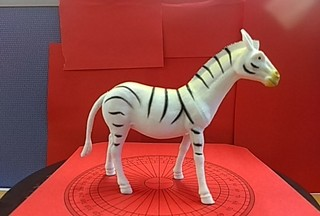
#> input picture web/app/data/zebra/photos/1.jpg, 320 x 216 px, given in place of 1.png, which was not available
$ python make_sample_strokes.py ../web/app/data/zebra/photos/1.jpg out.png
#> lines starting #> are read from the running program, lines starting #| are printed output that depends on the picture; after the words box and inside, x2 and y2 are one past the last pixel; in counts of white or black regions, pixels touching at a corner belong together
### src/recon3d/data.py
"""Local dataset loading (needs Pillow; not used in the browser, where JS decodes the PNGs)."""
from __future__ import annotations

import numpy as np

from .silhouette import imclose
from .solver import imnoise_salt_pepper

# the 6x6 structuring element from the loader's ground-truth closing
GT_CLOSE = np.array([[0, 0, 1, 1, 0, 0],
                     [0, 1, 1, 1, 1, 0],
                     [1, 1, 1, 1, 1, 1],
                     [0, 1, 1, 1, 1, 0],
                     [0, 0, 1, 1, 0, 0]], dtype=bool)


def gt_mask_from_gray(gray):
    """`im_gt(im_gt>0)=1; imclose(im_gt, SE)`: closed binary mask as float."""
    return imclose(gray > 0, GT_CLOSE).astype(float)


def load_gray(path):
    """MATLAB imread of a gray(+alpha) PNG returns just the gray plane."""
#> called with path = '../web/app/data/zebra/photos/1.jpg/1.png'
    from PIL import Image  # only needed for local loading, not in the browser

    im = Image.open(path)
#> im is the input picture: PIL image 320x216 RGB; mean R, G, B 160.3, 68.7, 64.5
    a = np.asarray(im)
    return a[:, :, 0] if a.ndim == 3 else a
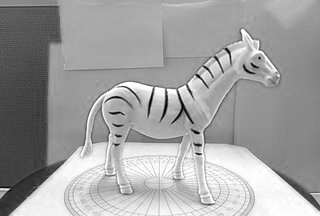
#> returned value: shape (216, 320); min 0, max 255, mean 160.3


# [10 lines left out: function load_trace_dataset, not called in this run]

### src/recon3d/silhouette.py
"""Silhouettes, visibility and image statistics.

Ports get_mask.m, project_phi_to_image.m and get_image_stat.m, plus the MATLAB-style
morphology they rely on (imclose / imerode border handling, strel('disk', n)).
Pixel flat indices are Fortran-order (y + rows * x), like MATLAB's sub2ind([row col], y, x).
"""
from __future__ import annotations

import numpy as np
from scipy import ndimage
from scipy.spatial import cKDTree


class Disk:
    """Octagonal structuring element standing in for MATLAB's strel('disk', R).

    MATLAB builds its disk from line segments, which makes it an octagon. Here it is the set
    {|dx| <= R, |dy| <= R, |dx|+|dy| <= L} with L = round(R * sqrt(2)); that reproduces the
    known neighbourhoods for R=3 and R=4. Whether R=6 matches exactly has to be confirmed
    against a MATLAB fixture (see docs/matlab-architecture.md).

    When the octagon is a Minkowski sum of a horizontal, a vertical and two diagonal
    segments, `segments` holds them, and dilation/erosion run as a few array shifts
    instead of a scan of the whole neighbourhood. Results are identical (tested).
    """

    # [11 lines left out: function __init__, not called in this run]


def disk(radius: int) -> Disk:
    return Disk(radius)


def _arr(nhood):
    return nhood.arr if isinstance(nhood, Disk) else nhood


def _reach(nhood):
    return nhood.reach if isinstance(nhood, Disk) else max(nhood.shape) // 2 + 1


# [21 lines left out: functions _shifted, _segment_op, not called in this run]


def _crop(mask, pad):
    """Bounding box of the True pixels, grown by `pad` and clipped to the image.

    Running morphology on the crop gives the same result as on the whole image whenever
    pad > the structuring element's reach. Where the crop touches the image edge the MATLAB
    border rule still applies, because the crop edge is the image edge.
    """
#> called with pad = 10
    rows = np.flatnonzero(mask.any(axis=1))
#> rows = 216 values from 0 to 215
    if rows.size == 0:
        return None
    cols = np.flatnonzero(mask.any(axis=0))
#> cols = 320 values from 0 to 319
    r, c = mask.shape
#> r = 216; c = 320
    return (slice(max(rows[0] - pad, 0), min(rows[-1] + pad + 1, r)),
            slice(max(cols[0] - pad, 0), min(cols[-1] + pad + 1, c)))


def _morph(a, nhood, dilate):
    if isinstance(nhood, Disk) and nhood.segments is not None:
        # Pad by the full reach with the border value first: intermediate steps must see
        # the true values just outside the image, not a constant, or edges come out wrong.
        r = nhood.reach
        a = np.pad(a, r, mode="constant", constant_values=not dilate)
        for dy, dx, half in nhood.segments:
            a = _segment_op(a, dy, dx, half, dilate)
        return a[r:-r, r:-r]
    if dilate:
        return ndimage.binary_dilation(a, structure=_arr(nhood), border_value=0)
    return ndimage.binary_erosion(a, structure=_arr(nhood), border_value=1)


# [15 lines left out: functions imerode, imdilate, not called in this run]


def imclose(mask, nhood):
    sl = _crop(mask, 2 * _reach(nhood) + 2)
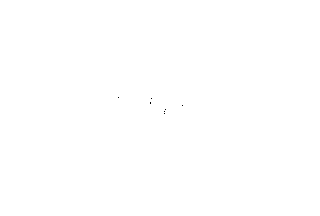
#> mask: shape (216, 320) bool; 100% white; black in thin lines or dots, all inside (x1, y1, x2, y2) = (118, 97, 183, 114)
    out = np.zeros_like(mask)
    if sl is not None:
        out[sl] = _morph(_morph(mask[sl], nhood, dilate=True), nhood, dilate=False)
#> in _morph, `return ndimage.binary_dilation(a, structure=_arr(nhood), border_value=0)`: returned value: shape (216, 320) bool; every value is 1
    return out


# [5 lines left out: function get_mask, not called in this run]


def silhouette_band(mask, nhood):
    """|mask - erode(mask)| (the thick edge band used by project_phi_to_image)."""
    return mask != imerode(mask, nhood)


# [162 lines left out: functions project_phi_to_image, get_image_stat, smooth_outline, image_histograms, bhattacharyya_tables, not called in this run]

### scripts/make_sample_strokes.py
"""Generate sample stroke sets for the sentinel dataset (dataset25 photos / dataset_sentinel_gt).

The strokes imitate what a careful user would draw, using the ground-truth silhouettes only to
decide where:
  - inside strokes follow the object's long axes, kept at least 4 px away from its edge;
  - outside strokes run across clear background, at least 14 px away from the object.

In these sample files `iter` is an offset: 0 means "at the moment the sample is plugged in".

  python scripts/make_sample_strokes.py [gt_dir] [out_dir]
"""
import json, os, sys

sys.path.insert(0, os.path.join(os.path.dirname(__file__), "..", "src"))
import numpy as np
from scipy import ndimage

from recon3d.data import gt_mask_from_gray, load_gray

HERE = os.path.dirname(os.path.abspath(__file__))
GT = sys.argv[1] if len(sys.argv) > 1 else os.path.join(HERE, "..", "web", "app", "data", "gt")
OUT = sys.argv[2] if len(sys.argv) > 2 else os.path.join(HERE, "..", "web", "app", "data", "strokes")
N, SIZE = 36, 6
EDGE_IN, EDGE_OUT, STEP = 4, 14, 7


def runs(flags):
    """Contiguous True runs of a 1D boolean array as (start, stop)."""
    d = np.diff(np.concatenate([[0], flags.astype(int), [0]]))
    return list(zip(np.flatnonzero(d == 1), np.flatnonzero(d == -1)))


def polyline(points):
    return [[round(float(x), 1), round(float(y), 1)] for x, y in points]


def inside_strokes(mask, din):
    out = []
    lab, n = ndimage.label(mask)
    comps = sorted(range(1, n + 1), key=lambda k: -(lab == k).sum())[:2]
    for k in comps:
        ys, xs = np.nonzero(lab == k)
        if len(xs) < 300:
            continue
        c = np.array([xs.mean(), ys.mean()])
        _, vecs = np.linalg.eigh(np.cov(np.stack([xs, ys])))
        for axis in (vecs[:, 1], vecs[:, 0]):               # major axis, then minor axis
            t = np.arange(-200, 201)
            p = c[None, :] + t[:, None] * axis[None, :]
            ix, iy = np.round(p[:, 0]).astype(int), np.round(p[:, 1]).astype(int)
            ok = (ix >= 0) & (ix < mask.shape[1]) & (iy >= 0) & (iy < mask.shape[0])
            good = np.zeros(len(t), bool)
            good[ok] = (lab[iy[ok], ix[ok]] == k) & (din[iy[ok], ix[ok]] >= EDGE_IN)
            best = max(runs(good), key=lambda r: r[1] - r[0], default=None)
            if best and best[1] - best[0] >= 25:
                out.append(polyline(p[best[0]:best[1]:STEP]))
    return out


def outside_strokes(mask, dout):
    out = []
    h, w = mask.shape
    clear = dout >= EDGE_OUT
    clear[:6], clear[-6:], clear[:, :6], clear[:, -6:] = False, False, False, False
    for fy in (0.12, 0.5, 0.88):                            # horizontal scan lines
        y = int(fy * h)
        best = max(runs(clear[y]), key=lambda r: r[1] - r[0], default=None)
        if best and best[1] - best[0] >= 30:
            xs = np.arange(best[0] + 4, best[1] - 4, STEP)
            out.append(polyline([(x, y) for x in xs]))
    for fx in (0.1, 0.9):                                   # vertical scan lines
        x = int(fx * w)
        best = max(runs(clear[:, x]), key=lambda r: r[1] - r[0], default=None)
        if best and best[1] - best[0] >= 30:
            ys = np.arange(best[0] + 4, best[1] - 4, STEP)
            out.append(polyline([(x, y) for y in ys]))
    return out


def session(title, description, strokes):
    return {"format": "recon3d-strokes", "version": 1, "image": {"rows": 320, "cols": 200},
            "dataset": "sentinel (dataset25 photos, dataset_sentinel_gt)", "title": title, "description": description,
            "note": "iter is an offset from the moment the sample is plugged in. view is 0-based; pts are [x, y] in image pixels; "
                    "type in = inside (+), out = outside (-)",
            "strokes": strokes}


ins, outs = [], []
for i in range(N):
    mask = gt_mask_from_gray(load_gray(os.path.join(GT, "%d.png" % (i + 1)))) > 0
#> in gt_mask_from_gray, `return imclose(gray > 0, GT_CLOSE).astype(float)`: returned value: shape (216, 320) float64; every value is 1
    din, dout = ndimage.distance_transform_edt(mask), ndimage.distance_transform_edt(~mask)
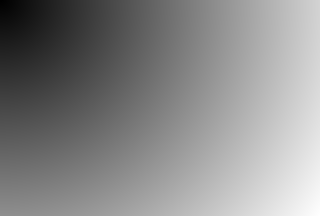
#> din: shape (216, 320) float64; min 1, max 385.2, mean 207.3; drawn with min black and max white
#> dout: shape (216, 320) float64; every value is 0
    for pts in inside_strokes(mask, din):
#> in inside_strokes, `lab, n = ndimage.label(mask)`: lab: shape (216, 320) int32; every value is 1
#> in inside_strokes, `lab, n = ndimage.label(mask)`: n = 1
#> in inside_strokes, `comps = sorted(range(1, n + 1), key=lambda k: -(lab == k).sum())[:2]`: comps = [1]
        ins.append({"view": i, "type": "in", "size": SIZE, "iter": 0, "pts": pts})
#> this loop made 2 passes
#> after the loop, ins = 2 items
    for pts in outside_strokes(mask, dout):
#> in outside_strokes, `h, w = mask.shape`: h = 216; w = 320
#> in outside_strokes, `clear = dout >= EDGE_OUT`: clear: shape (216, 320) bool; every value is 0
        outs.append({"view": i, "type": "out", "size": SIZE, "iter": 0, "pts": pts})
#> this loop made 0 passes
#> after the loop, outs = []
#> (the run stopped early here; a loop or call above may not have finished)
